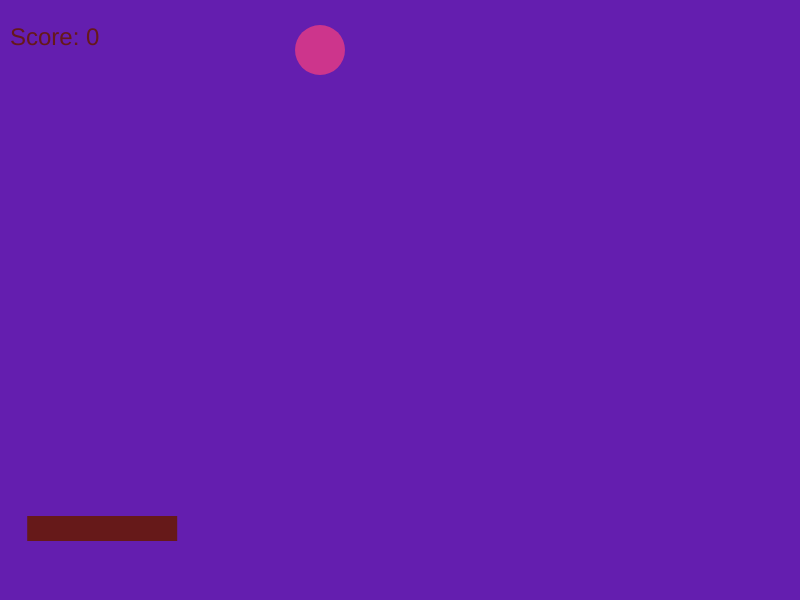
Frame 1 (no input)
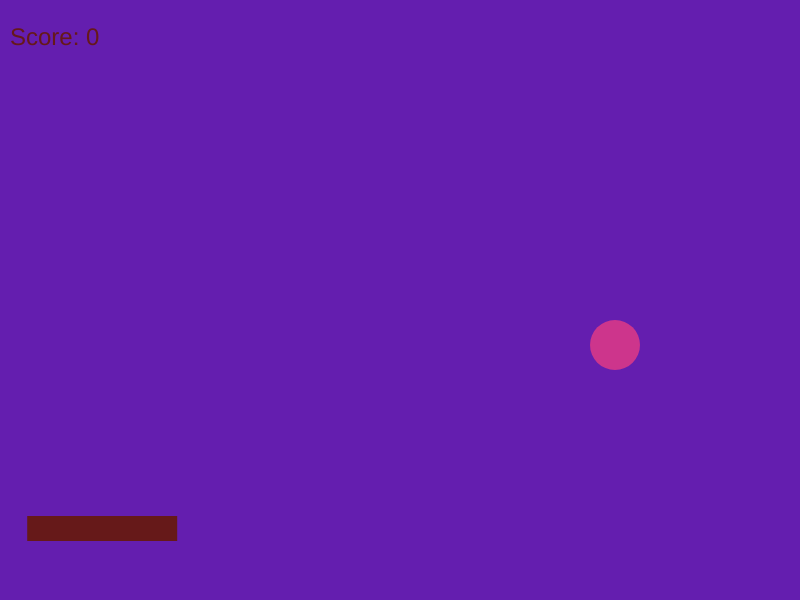
Frame 60 (no input)
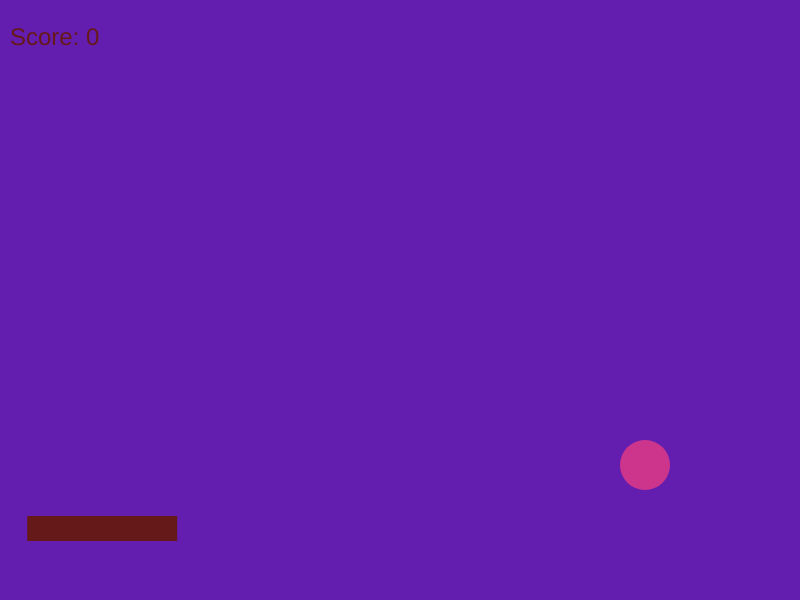
Frame 120 (the mouse pressed at the canvas centre since frame 60)

The p5.js sketch that drew these frames (run headless with seeded random() and noise() and a simulated clock; from frame 60 on, the mouse is pressed at the canvas centre):

// p5.js sketch
// ── sketch.js
var xBall = Math.floor(Math.random() * 300) + 50;
var yBall = 50;
var diameter = 50;

var xBallChange = 5;
var yBallChange = 5;

var xPaddle;
var yPaddle;
var paddleWidth = 150;
var paddleHeight = 25;

var started = false;

var score = 0;

function setup() {
    createCanvas(800,600);
  }
  function draw() {
    background(100,30,175);
fill(205, 53, 140);
noStroke();
ellipse(xBall, yBall, diameter, diameter);
xBall += xBallChange;
yBall += yBallChange;
if (xBall < diameter/2 ||
    xBall > 800 - 0.5*diameter) {
xBallChange *= -1;
}
if (yBall < diameter/2 ||
   yBall > 600 - diameter) {
yBallChange *= -1;
}
if ((xBall > xPaddle &&
    xBall < xPaddle + paddleWidth) &&
    (yBall + (diameter/2) >= yPaddle)) {
xBallChange *= -1;
yBallChange *= -1;
score++;
}
if (!started) {
    xPaddle = windowWidth / 30;
    yPaddle = windowHeight - 100;
    started = true;
  }
  fill(102, 25, 25);
noStroke();
rect(xPaddle, yPaddle, paddleWidth, paddleHeight);
fill(102, 25, 25);
textSize(24);
text("Score: " + score, 10, 45);
  }
  function keyPressed() {
  if (keyCode === LEFT_ARROW) {
    xPaddle -= 100;
  } else if (keyCode === RIGHT_ARROW) {
    xPaddle += 100;
  }
}
